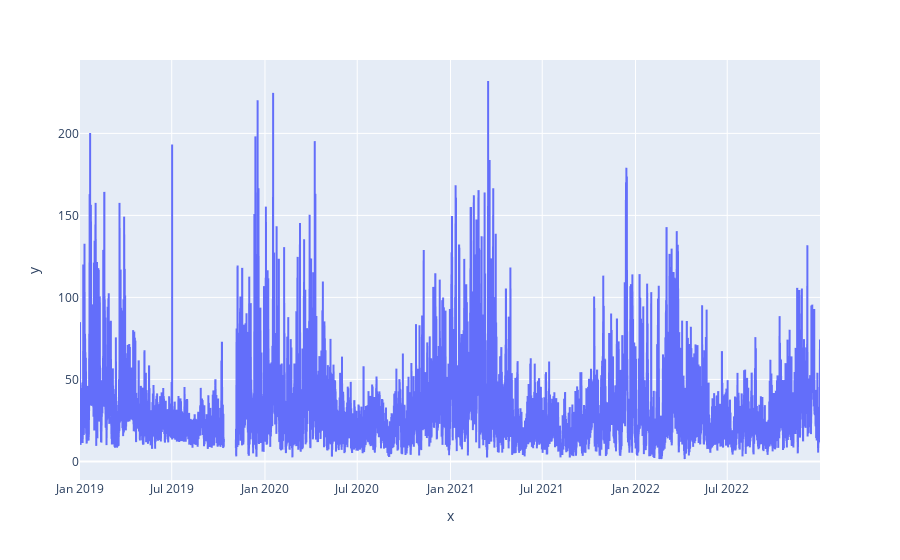

Notebook source saved alongside this figure:
### Code cell
import plotly.express as px

px.line(x=dataframe_orig.index, y=dataframe_orig["pm10"])

### Figure 1 — Plotly figure (JSON) as saved in the notebook; plotly's stock layout.template omitted (floating-point values rounded to 4 significant figures; data arrays with more than 128 entries replaced by an {"elided": "..."} marker saying what was removed)
{"data": [{"hovertemplate": "x=%{x}<br>y=%{y}<extra></extra>", "legendgroup": "", "line": {"color": "#636efa", "dash": "solid"}, "marker": {"symbol": "circle"}, "mode": "lines", "name": "", "showlegend": false, "type": "scattergl", "x": {"elided": "35042 str values"}, "xaxis": "x", "y": {"elided": "35042 float values"}, "yaxis": "y"}], "layout": {"legend": {"tracegroupgap": 0}, "margin": {"t": 60}, "xaxis": {"anchor": "y", "domain": [0, 1], "title": {"text": "x"}}, "yaxis": {"anchor": "x", "domain": [0, 1], "title": {"text": "y"}}}}
